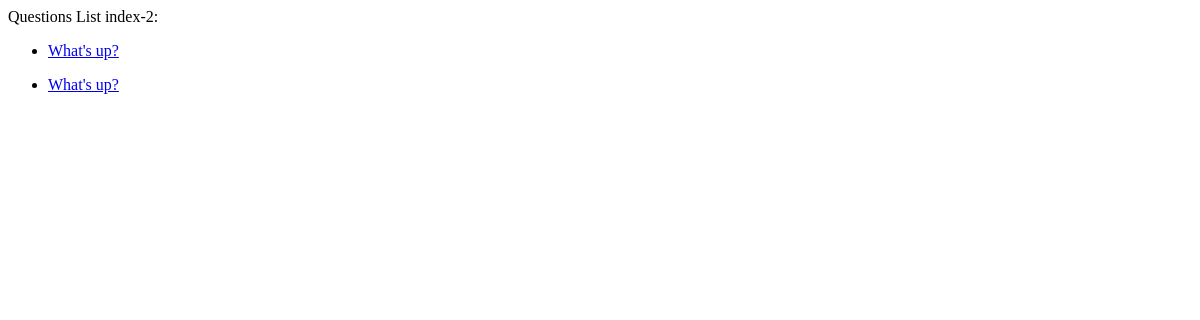
The app's page /polls/index2, older data.
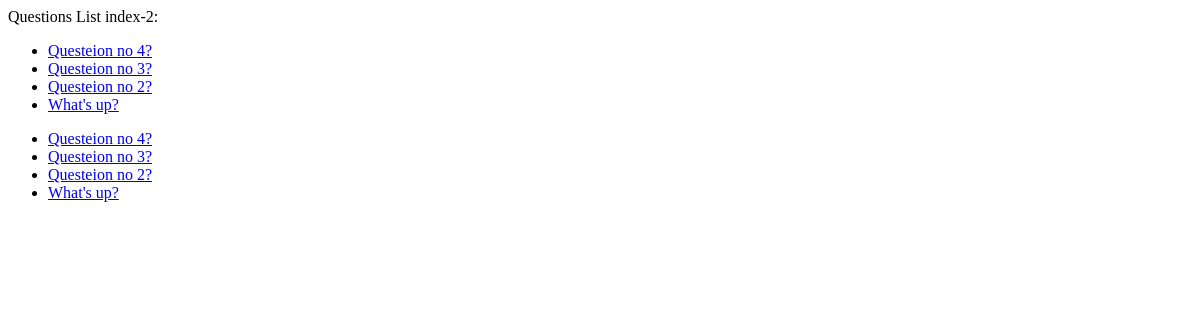
The same page, newer data.
### polls/models.py (models this page shows, shortened)
class Question(models.Model):
    question_text = models.CharField(max_length=200)
    pub_date = models.DateTimeField('date published')

### polls/views.py (the view)
# urls.py: path('index2', views.index2, name='index2'),
def index2(request):
    latest_question_list = Question.objects.order_by('-pub_date')[:5]
    template = loader.get_template('polls/index.html')
    context = {
        'latest_question_list': latest_question_list,
        'route_name': 'index-2',
    }
    return HttpResponse(template.render(context, request))

### polls/templates/polls/index.html
Questions List {{ route_name|safe }}:
{% if latest_question_list %}
    <ul>
    {% for question in latest_question_list %}
        <li><a href="/polls/{{ question.id }}/">{{ question.question_text }}</a></li>
    {% endfor %}
    </ul>
    <ul>
    {% for question in latest_question_list %}
        <li><a href="{% url 'detail' question.id %}">{{ question.question_text }}</a></li>
    {% endfor %}
    </ul>
{% else %}
    <p>No polls are available.</p>
{% endif %}

Row changes from the older to the newer data that the page shows:
added Question: question_text "Questeion no 4?"
added Question: question_text "Questeion no 3?"
added Question: question_text "Questeion no 2?"
